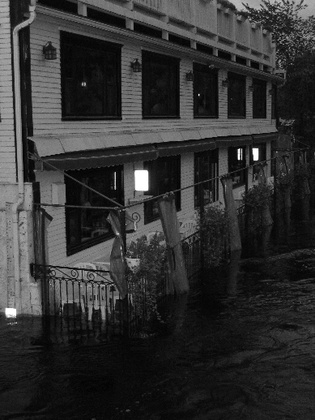
%> input picture hw_0408/input.jpg, 315 x 420 px, shrunk from 389 x 518 before the run
$ octave hw1_5.m   (GNU Octave 9; MATLAB toolbox functions it lacks are replaced by stand-ins)
%> lines starting %> are read from the running program, lines starting %| are printed output that depends on the picture
### hw_0408/HistMatching.m
function output = HistMatching(input, target)
output = input;
si = size(input);

[~, sr1] = HistEq(input);
[~, sr2] = HistEq(target);
sr2inv = zeros(1, length(sr2));

for i=1:length(sr2)
    sr2inv(sr2(i)+1) = i-1;
end

lhs = sr2inv(1); width = 1;
if sr2inv(length(sr2inv)) == 0
    sr2inv(length(sr2inv)) = length(sr2inv)-1;
end

for i=2:length(sr2inv)
    if sr2inv(i) == 0
        width = width + 1;
    else
        rhs = sr2inv(i);
        if width > 1
            for j=1:width
                sr2inv(i-width+j) = lhs + ((rhs-lhs) * j/width);
                sr2inv(i-width+j) = cast(sr2inv(i-width+j), 'int16');
            end
            lhs = rhs; width = 1;
        end
    end
end

for i=1:si(1)
    for j=1:si(2)
        output(i,j) = sr2inv(sr1(input(i,j)+1)+1);
    end
end

### hw_0408/HistEq.m
function [output, sr] = HistEq(input)
output = input;
si = size(input);
L = cast(intmax(class(input)), 'int16')+1;
sr = 0:1:L-1;
hist=zeros(1, L);

for i=1:si(1)
    for j=1:si(2)
        hist(input(i,j)+1) = hist(input(i,j)+1) + 1;
    end
end

for i=1:length(sr)
    s = 0;
    for j=1:i
        s = s + hist(j);
    end
    sr(i) = (s * double(L-1)) / (si(1) * si(2));
    sr(i) = cast(sr(i), class(input));
end

for i=1:si(1)
    for j=1:si(2)
        output(i,j) = sr(input(i,j)+1);
    end
end

### hw_0408/Hist.m
function Hist(input)

histogram(input)
s = size(input);
L = cast(intmax(class(input)), 'int16');
hist=zeros(1, L+1);

for i=1:s(1)
    for j=1:s(2)
        hist(input(i,j)+1) = hist(input(i,j)+1) + 1;
    end
end

bar(1:1:length(hist), hist)

### hw_0408/hw1_5.m
c = imread('input.jpg');
%> c is the input picture: size 420x315 uint8; min 0, max 255, mean 49.4
cm = imread('input_match.png');
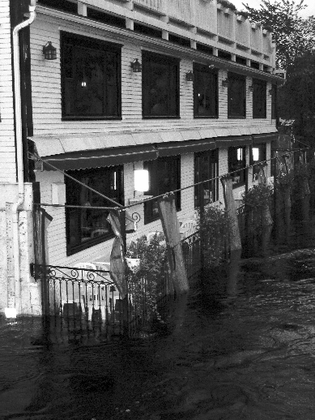
%> input picture hw_0408/input_match.png, 315 x 420 px, shrunk from 389 x 518 before the run
%> cm is the input picture: size 420x315 uint8; min 0, max 255, mean 84.1
ce = HistMatching(c, cm);
%> after the loop in HistEq, `for i=1:si(1)`: hist = 256 values, max 3936 at index 12, min 0 at index 190, mean 516.8
%> after the loop in HistEq, `for i=1:si(1)`:
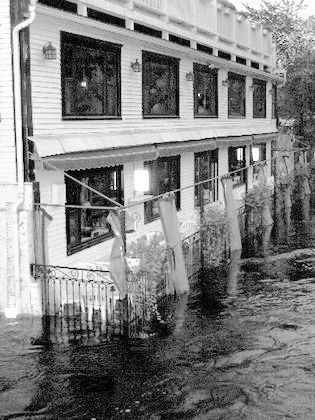
%> output: size 420x315 uint8; min 0, max 255, mean 129.3
%> in HistMatching, `[~, sr1] = HistEq(input);`: sr1 = 256 values from 0 to 255
%> after the loop in HistMatching, `for i=1:length(sr2)`: sr2inv = 256 values, max 255 at index 256, min 0 at index 10, mean 70.25
%> in HistMatching, `lhs = sr2inv(1)`: lhs = 2
%> the loop in HistMatching, `for i=2:length(sr2inv)` made 255 passes
%> (rhs, lhs, width) on passes 10, 13, 15, 17, 20, 22, 25, 28, 31, 34, 37, 40: (15, 15, 1), (17, 17, 1), (18, 18, 1), (19, 19, 1), (20, 20, 1), (21, 21, 1), (22, 22, 1), (23, 23, 1), (24, 24, 1), (25, 25, 1), (26, 26, 1), (27, 27, 1)
%> width on passes 9, 12, 14, 16, 18, 19: 2, 2, 2, 2, 2, 3
%> after the loop in HistMatching, `for i=2:length(sr2inv)`: lhs = 60; rhs = 255; sr2inv = 256 values, max 255 at index 256, min 2 at index 1, mean 83.94

figure(1)
subplot(2,3,1);
imshow(c);

subplot(2,3,2);
imshow(cm);

subplot(2,3,3);
imshow(ce);

subplot(2,3,4);
Hist(c);
%> in Hist, `histogram(input)`:
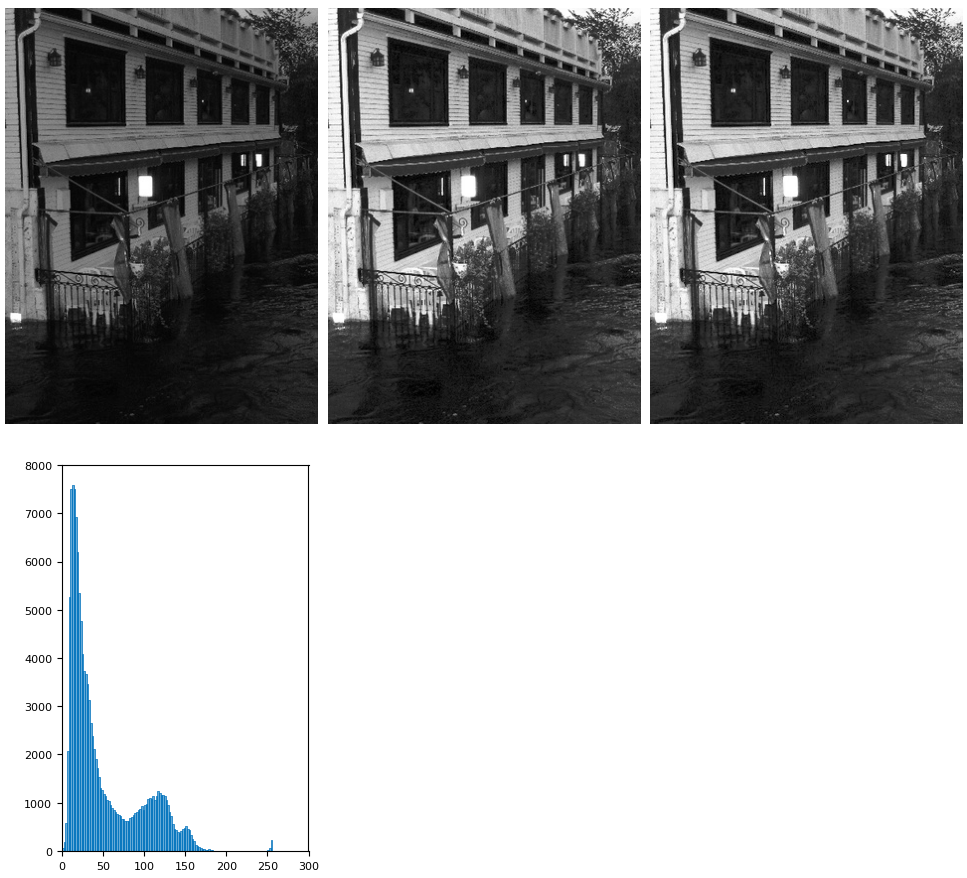
%> figure redrawn from the program's plot data, 4 panels

subplot(2,3,5);
Hist(cm);
%> in Hist (call 2), `histogram(input)`:
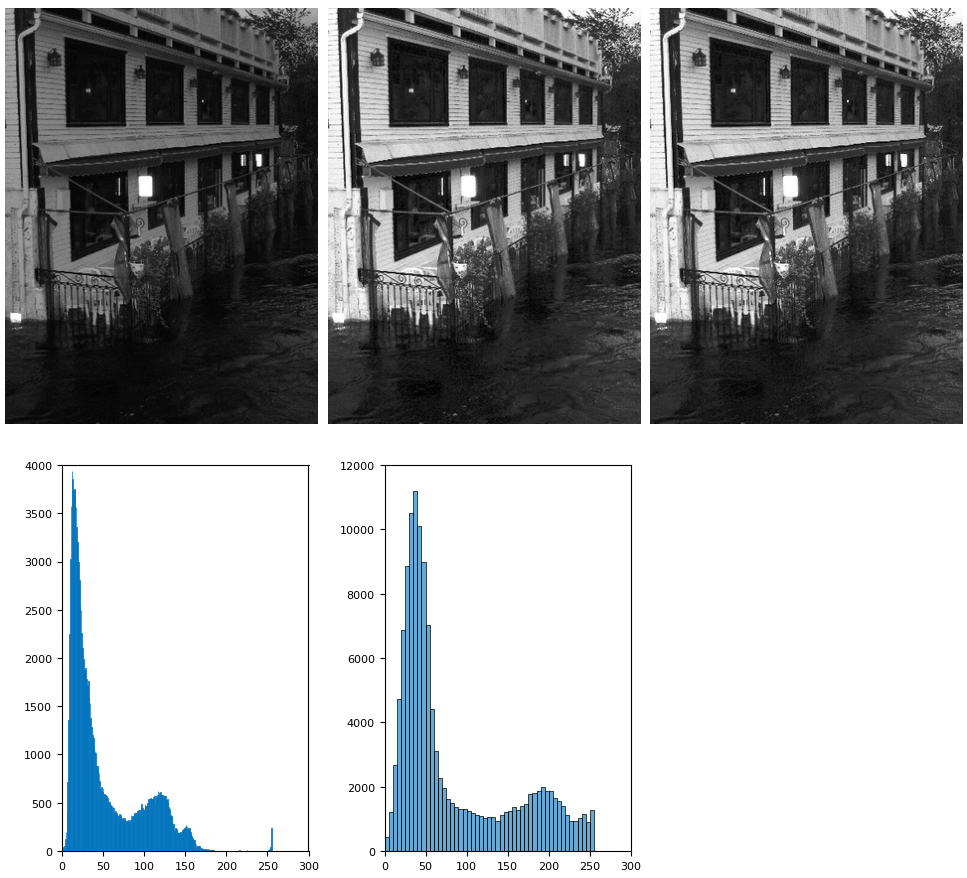
%> figure redrawn from the program's plot data, 5 panels
%> after the loop in Hist (call 2), `for i=1:s(1)`: hist = 256 values, max 2335 at index 38, min 0 at index 256, mean 516.8

subplot(2,3,6);
Hist(ce);
%> in Hist (call 3), `histogram(input)`:
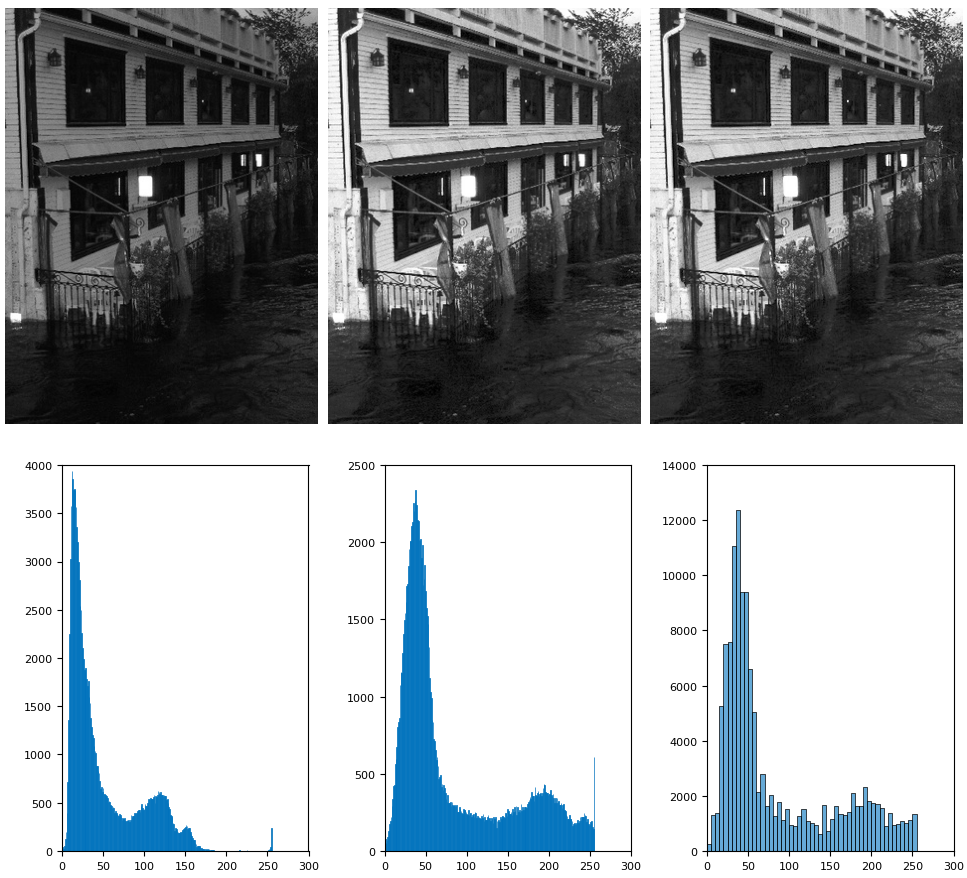
%> figure redrawn from the program's plot data, 6 panels
%> after the loop in Hist (call 3), `for i=1:s(1)`: hist = 256 values, max 3936 at index 25, min 0 at index 1, mean 516.8
%> in Hist (call 3), `bar(1:1:length(hist), hist)`:
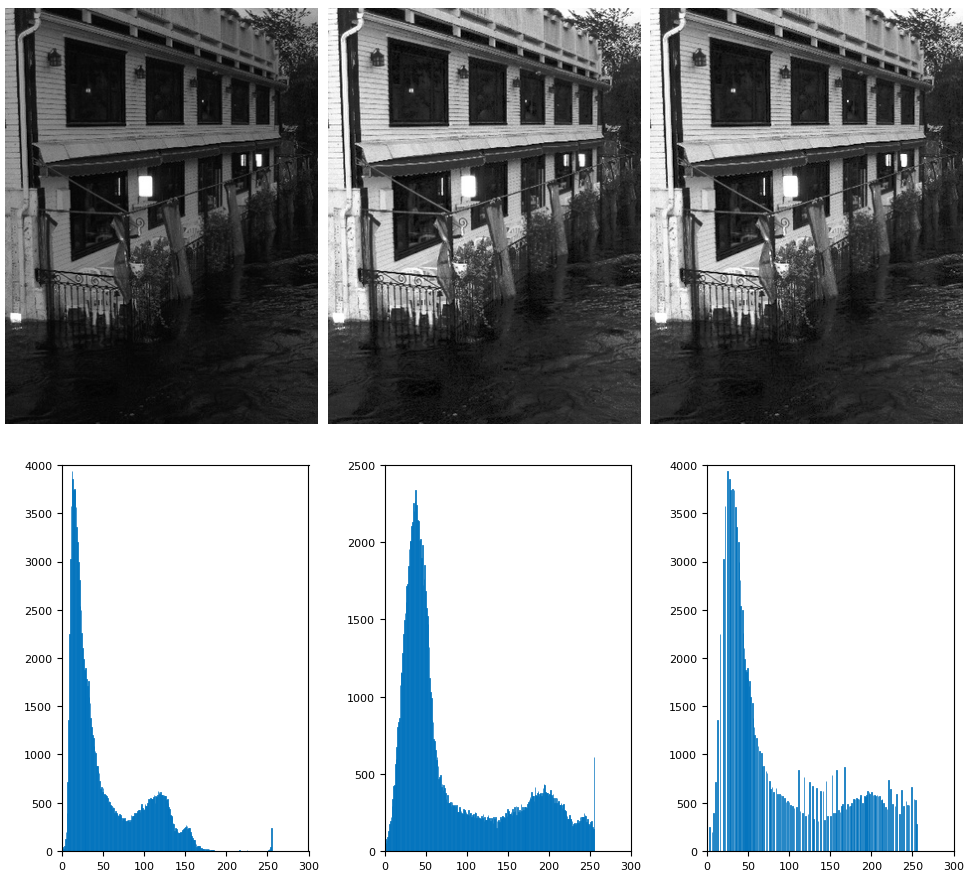
%> figure redrawn from the program's plot data, 6 panels
